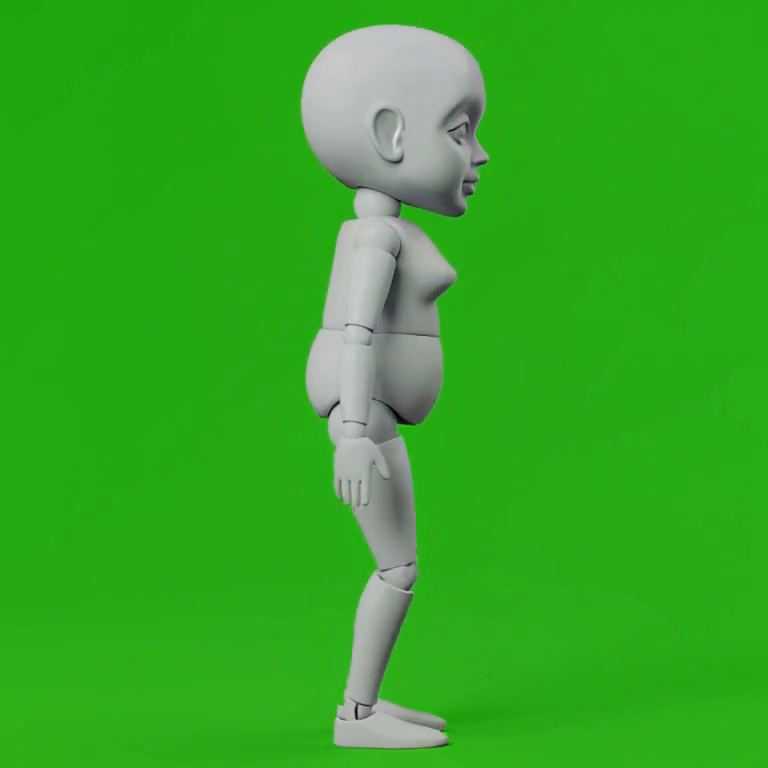
#> input picture frames/20261012-195014-0296cc/src/f_0072.png, 768 x 768 px, given in place of f_0072.png_full.png, which was not available
$ python tight.py ../../../../../frames/20261012-195014-0296cc/src/f_0072.png 1.0
#> lines starting #> are read from the running program, lines starting #| are printed output that depends on the picture; after the words box and inside, x2 and y2 are one past the last pixel; in counts of white or black regions, pixels touching at a corner belong together; pictures that were not available may be replaced by others from this repository, and a replacement may not be noted
# usage: tight.py ID -> work/ID_tight.png : inside diff mask, keep regions enclosed by the figure's pencil outline
import sys, numpy as np
from PIL import Image
from scipy import ndimage
S='/tmp/claude-0/-home-user/7ead4a65-9a3f-5f74-8eac-6850f8d7f07d/scratchpad/scripts/i5/work/'
i=sys.argv[1]; ET=float(sys.argv[2]) if len(sys.argv)>2 else 25
f=np.array(Image.open(S+f'{i}_full.png').convert('RGB')).astype(float)
M=np.array(Image.open(S+f'{i}_mask.png'))>0
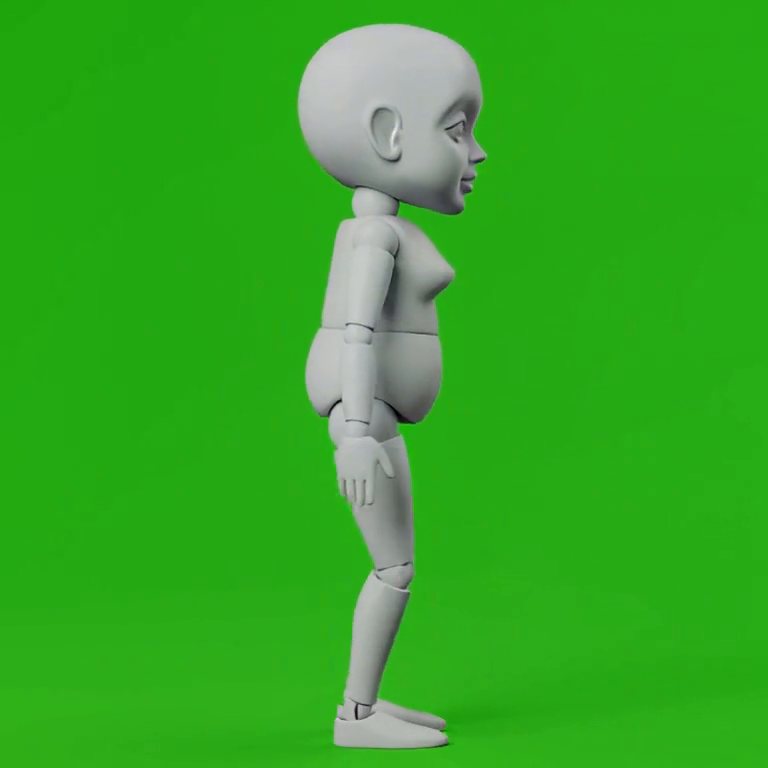
#> input picture frames/20261012-195014-0296cc/src/f_0073.png, 768 x 768 px, given in place of f_0072.png_mask.png, which was not available
L=f.mean(2)
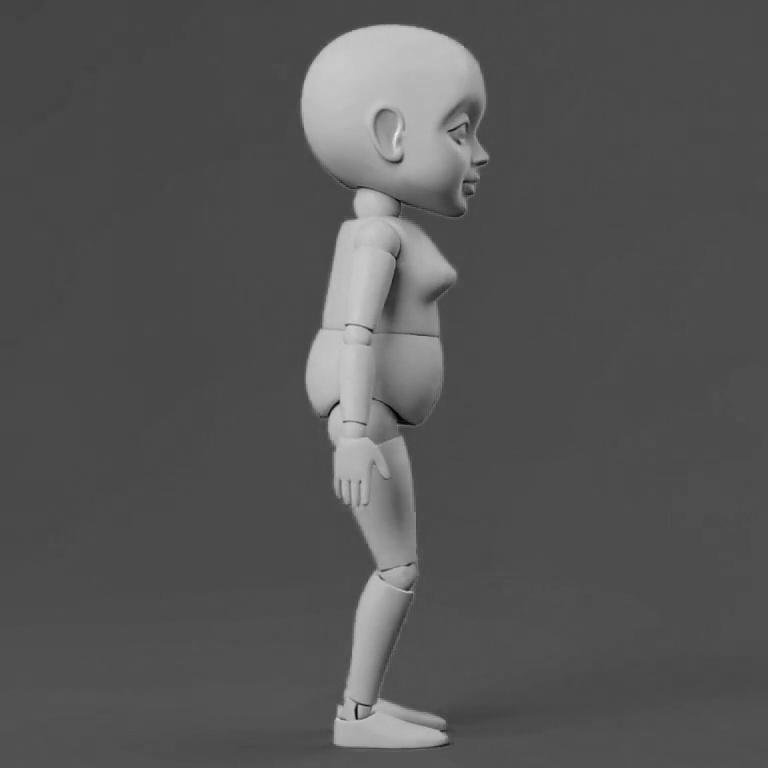
#> L: shape (768, 768) float64; min 0, max 238, mean 85.6
# dark line detection: darker than local surroundings
E=(ndimage.uniform_filter(L,9)-L)>ET
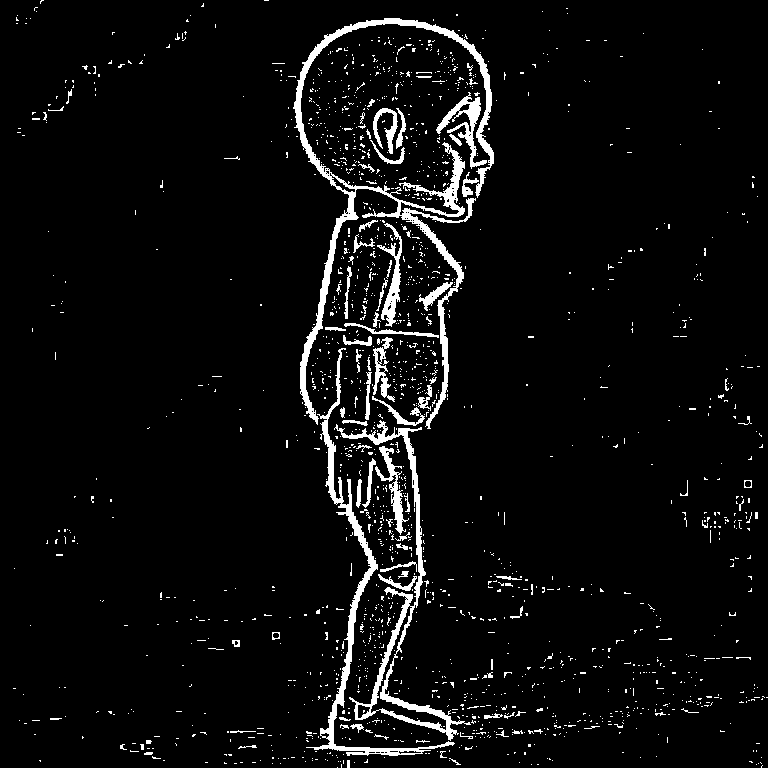
#> E: shape (768, 768) bool; 4.9% white; 1735 white regions (1641 under 20 px), largest, box (x1, y1, x2, y2) and area: (293, 18, 494, 429) 7721, (334, 420, 471, 741) 3572, (306, 348, 455, 756) 3415
E=ndimage.binary_closing(E,iterations=1)
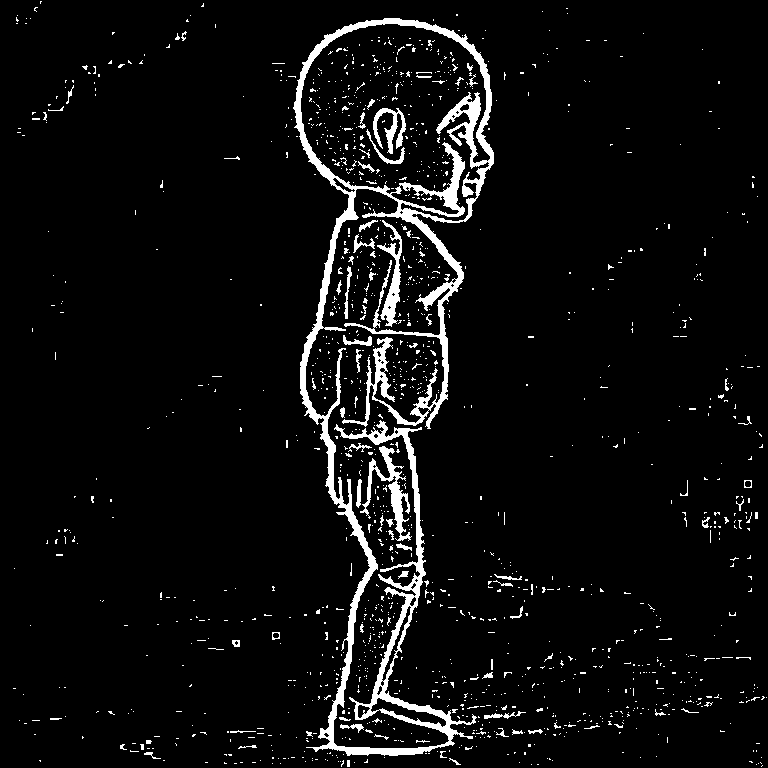
#> E: shape (768, 768) bool; 5.2% white; 1439 white regions (1356 under 20 px), largest, box (x1, y1, x2, y2) and area: (293, 18, 494, 756) 19800, (360, 446, 412, 541) 1206, (377, 220, 402, 327) 891
#> (the run stopped early here; a loop or call above may not have finished)
